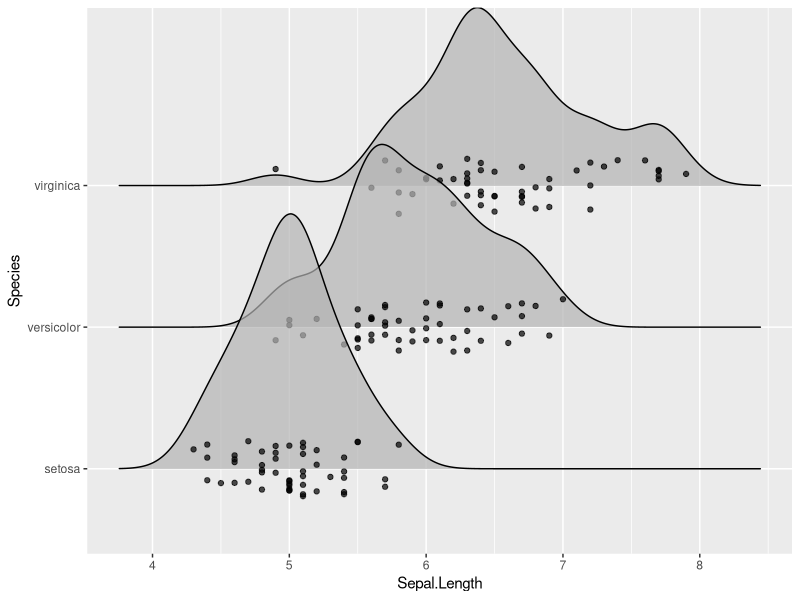
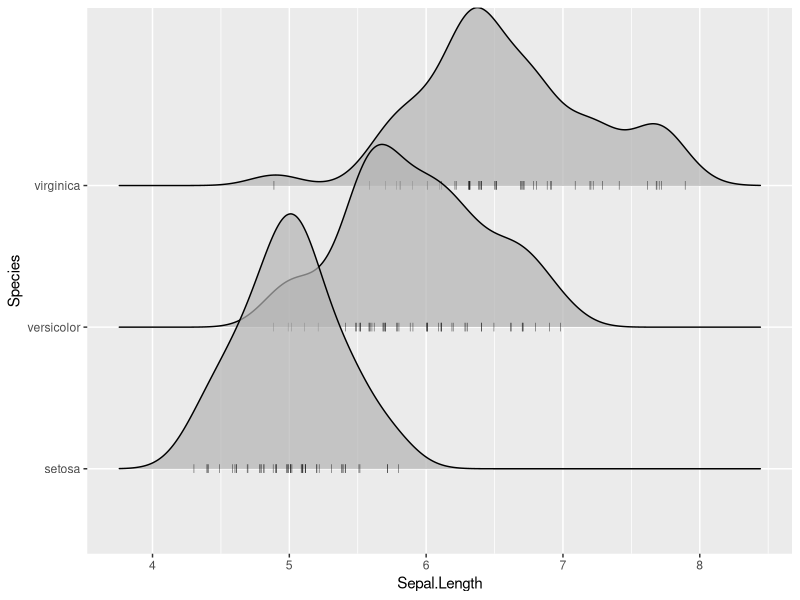

These figures' R source, in order:
library(ggridges)


### Name: position_points_jitter
### Title: Randomly jitter the points in a ridgeline plot
### Aliases: position_points_jitter PositionPointsJitter
### Keywords: datasets

### ** Examples

library(ggplot2)

# default jittered points
ggplot(iris, aes(x = Sepal.Length, y = Species)) +
  geom_density_ridges(jittered_points = TRUE, position = "points_jitter", alpha = 0.7)

# simulating a rug
ggplot(iris, aes(x = Sepal.Length, y = Species)) +
  geom_density_ridges(jittered_points = TRUE, point_shape = '|', alpha = 0.7, point_size = 2,
                      position = position_points_jitter(width = 0.02, height = 0))
